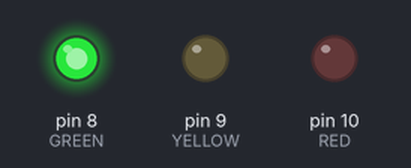
This sketch was run on a simulated Arduino Uno, built with avr-gcc and run on an emulated ATmega328P. Shown: output pins drawn as LEDs (lit = HIGH).

Above: at 2.5 s.
At 5.3 s:
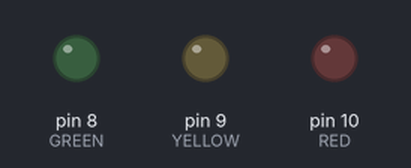
At 6.7 s:
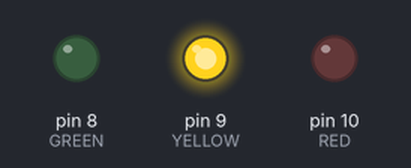
At 10.9 s:
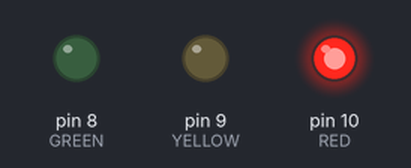
Timing chart, 0 to 16.1 s (numbered marks = the images above):
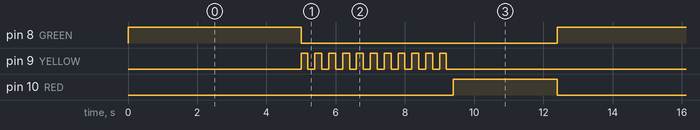

Measured:
- by itself, pin 8 (GREEN): alternates HIGH for 5.0 s and LOW for 7.4 s
- by itself, pin 9 (YELLOW): moves between LOW and HIGH, repeating every 12.4 s
- by itself, pin 10 (RED): alternates HIGH for 3.0 s and LOW for 9.4 s

The sketch:

traffic_light_for_loop.ino
```cpp
int GREEN = 8;
int YELLOW = 9;
int RED = 10;

void setup() {
   pinMode(GREEN, OUTPUT);
   pinMode(YELLOW, OUTPUT);
   pinMode(RED, OUTPUT);
}


void loop() {
  digitalWrite(GREEN, HIGH);
  digitalWrite(YELLOW, LOW);
  digitalWrite(RED, LOW);
  delay(5000);

  digitalWrite(GREEN, LOW);
  digitalWrite(RED, LOW);

  for (int i=0; i <= 10; i++) {
    digitalWrite(YELLOW, HIGH);
    delay(200);

    digitalWrite(YELLOW, LOW);
    delay(200);
  }

  digitalWrite(GREEN, LOW);
  digitalWrite(YELLOW, LOW);
  digitalWrite(RED, HIGH);
  delay(3000);
}
```
